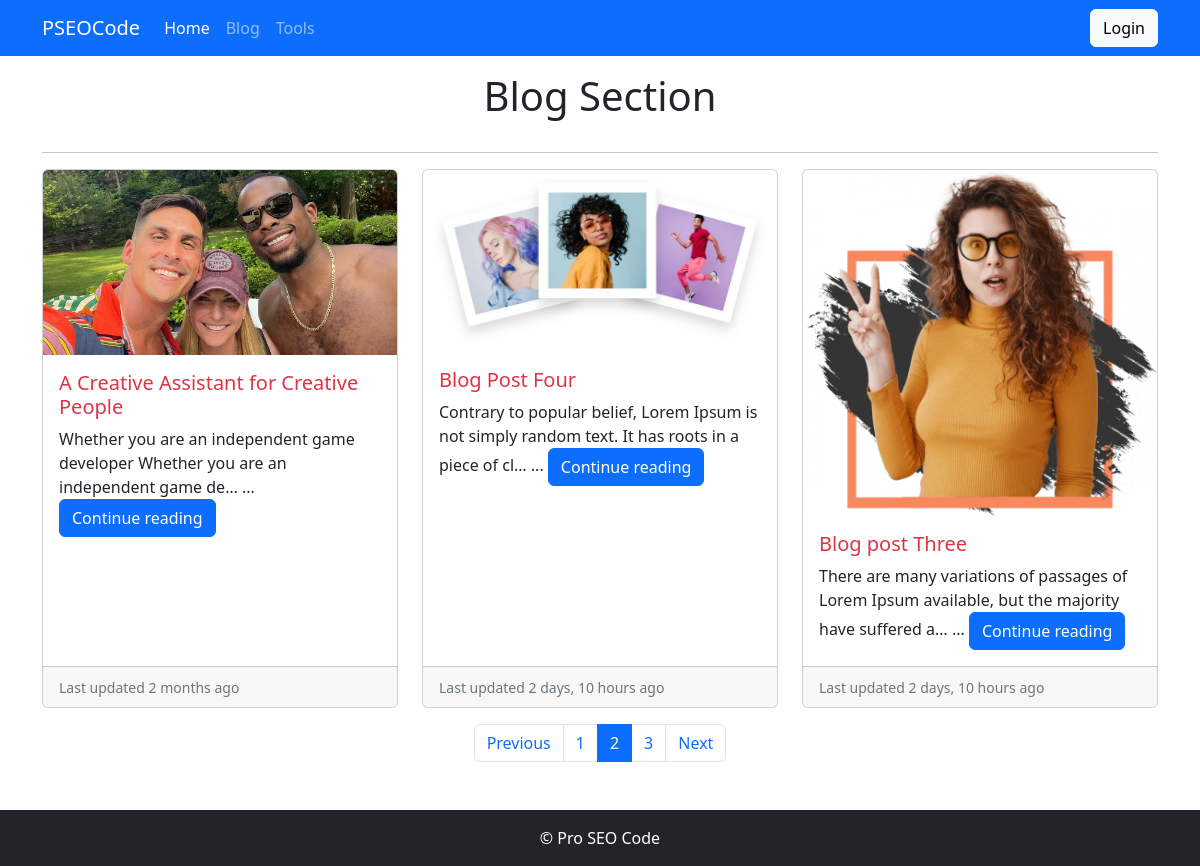
Screenshot of /blog/?page=2 with the database file from the repository.
### blog/models.py (models this page shows, shortened)
class BlogPost(models.Model):
    STATUS = [
        ('draft', 'Draft'),
        ('published', 'Publish')
    ]
    title = models.CharField(max_length = 200)
    featured = models.ImageField(upload_to='blogs/', blank=True, null=True)
    slug= models.SlugField(unique= True,blank=True, null= True)
    content = RichTextUploadingField()
    category = models.ForeignKey(Category, on_delete=models.CASCADE)
    created =models.DateTimeField( auto_now_add=True)
    updated = models.DateField( auto_now=True)
    view_counter = models.IntegerField(default=0)
    status = models.CharField(max_length = 10, choices = STATUS, default = 'draft')
    meta_title =models.CharField(max_length= 200, blank=True, null= True)
    meta_description = models.TextField(blank=True, null=True)
    class Meta:
        verbose_name_plural = 'All Posts'

### blog/views.py (the view)
# urls.py: path('blog/', views.Blog, name='blog'),
def Blog(request):
    queryset = BlogPost.objects.filter(status='published').order_by('-created')
    per_page = 3
    paginator = Paginator(queryset, per_page)
    page_number = request.GET.get('page')
    posts = paginator.get_page(page_number)
    template_name = 'Blog/blog.html'
    context = {'posts': posts}
    return render(request, template_name, context)

### templates/Blog/blog.html (shortened to what this page needs)
{% extends 'base.html'%}
{% block content %}
<div class="container">
    <h1 class="text-center py-3">Blog Section</h1>
    <hr>
    <div class="row row-cols-1 row-cols-md-3 g-4">
        {% for post in posts%}
        <div class="col">
            <div class="card h-100">
                <img src="{{post.featured.url}}" class="card-img-top" alt="...">
                <div class="card-body">
                    <h5 class="card-title"><a href="{% url 'single_post' post.slug %}"
                            class="text-decoration-none text-danger">{{post.title}}</a></h5>
                    <p class="card-text">{{post.content|truncatechars:100 | striptags}} ... <a class="text-decoration-none btn btn-primary" href="{% url 'single_post' post.slug %}">Continue reading </a></p>
                </div>
                <div class="card-footer">
                    <small class="text-muted">Last updated {{post.updated|timesince}} ago</small>
                </div>
            </div>
        </div>
        {% endfor %}
    </div>
</div>
    <nav aria-label="Page navigation example" class="my-3">
        <ul class="pagination justify-content-center">
            {% if posts.has_previous %}
            <li class="page-item">
                <a class="page-link" href="?page={{posts.previous_page_number}}">Previous</a>
            </li>
            {%else%}
            <li class="page-item disabled">
                <a class="page-link">Previous</a>
            </li>
            {% endif %}
            {% for i in posts.paginator.page_range %}
            {%if posts.number == i %}
            <li class="page-item active"><a class="page-link" href="?page={{i}}">{{i}}</a></li>
            {% else %}
            <li class="page-item "><a class="page-link" href="?page={{i}}">{{i}}</a></li>
            {% endif %}
            {% endfor %}
            {% if posts.has_next %}
            <li class="page-item">
                <a class="page-link" href="?page={{posts.next_page_number}}">Next</a>
            </li>
            {%else%}
            <li class="page-item disabled">
                <a class="page-link"">Next</a>
            </li>
            {% endif %}
        </ul>
    </nav>
{% endblock content %}

### rows the page displays
BlogPost: featured (picture), title "A Creative Assistant for Creative People", content "Whether you are an independent game developer Whether you are an independent game de…", updated "2 months"
BlogPost: featured (picture), title "Blog Post Four", content "Contrary to popular belief, Lorem Ipsum is not simply random text. It has roots in a piece of cl…", updated "2 days, 10 hours"
BlogPost: featured (picture), title "Blog post Three", content "There are many variations of passages of Lorem Ipsum available, but the majority have suffered a…", updated "2 days, 10 hours"

### other values shown
{{ i }} "1" "3"
{{ i }} "2"
